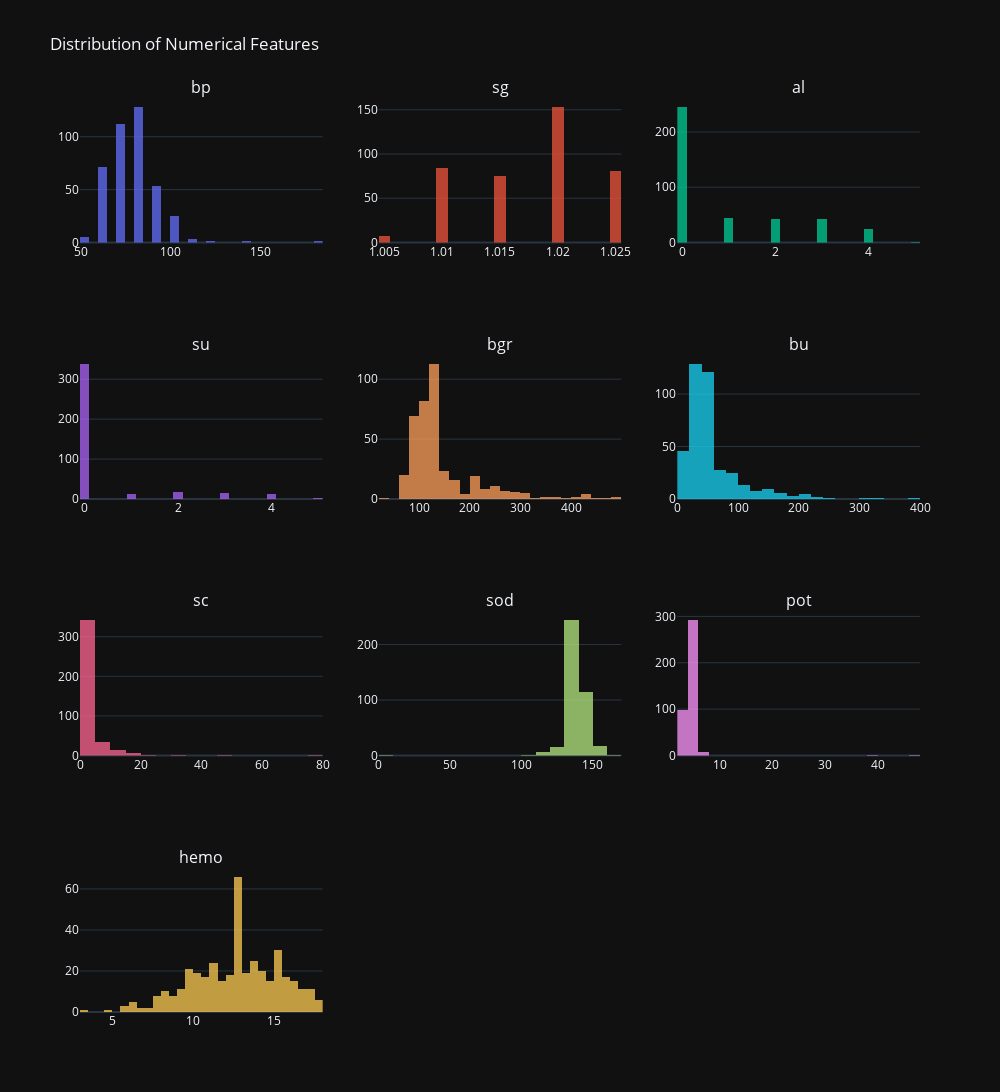

Notebook source saved alongside this figure:
### Markdown cell above
Visualizing each column's distribution so that we can decide on which standardization and normalization to do

### Code cell
import plotly.express as px
import plotly.graph_objects as go
from plotly.subplots import make_subplots

numerical_columns = df.select_dtypes(include=['int64', 'float64']).columns.tolist()

exclude_columns = ["id", "htn", "dm", "cad", "pcc", "ba", "rbc", "pc", "appet", "pe", "ane", "classification",'age_group_encoded']
numerical_columns = [col for col in numerical_columns if col not in exclude_columns]

num_cols = 3 
num_rows = -(-len(numerical_columns) // num_cols) 
fig = make_subplots(rows=num_rows, cols=num_cols, subplot_titles=numerical_columns)

for idx, col in enumerate(numerical_columns):
    row = (idx // num_cols) + 1
    col_num = (idx % num_cols) + 1
    fig.add_trace(go.Histogram(x=df[col], name=col, nbinsx=30, opacity=0.75), row=row, col=col_num)

fig.update_layout(
    title_text="Distribution of Numerical Features",
    showlegend=False,
    height=300 * num_rows,  
    width=1000,
    template="plotly_dark"
)

fig.show()

### Figure 1 — Plotly figure (JSON) as saved in the notebook; plotly's stock layout.template omitted (floating-point values rounded to 4 significant figures; data arrays with more than 128 entries replaced by an {"elided": "..."} marker saying what was removed)
{"data": [{"name": "bp", "nbinsx": 30, "opacity": 0.75, "type": "histogram", "x": {"elided": "400 float values"}, "xaxis": "x", "yaxis": "y"}, {"name": "sg", "nbinsx": 30, "opacity": 0.75, "type": "histogram", "x": {"elided": "400 float values"}, "xaxis": "x2", "yaxis": "y2"}, {"name": "al", "nbinsx": 30, "opacity": 0.75, "type": "histogram", "x": {"elided": "400 float values"}, "xaxis": "x3", "yaxis": "y3"}, {"name": "su", "nbinsx": 30, "opacity": 0.75, "type": "histogram", "x": {"elided": "400 float values"}, "xaxis": "x4", "yaxis": "y4"}, {"name": "bgr", "nbinsx": 30, "opacity": 0.75, "type": "histogram", "x": {"elided": "400 float values"}, "xaxis": "x5", "yaxis": "y5"}, {"name": "bu", "nbinsx": 30, "opacity": 0.75, "type": "histogram", "x": {"elided": "400 float values"}, "xaxis": "x6", "yaxis": "y6"}, {"name": "sc", "nbinsx": 30, "opacity": 0.75, "type": "histogram", "x": {"elided": "400 float values"}, "xaxis": "x7", "yaxis": "y7"}, {"name": "sod", "nbinsx": 30, "opacity": 0.75, "type": "histogram", "x": {"elided": "400 float values"}, "xaxis": "x8", "yaxis": "y8"}, {"name": "pot", "nbinsx": 30, "opacity": 0.75, "type": "histogram", "x": {"elided": "400 float values"}, "xaxis": "x9", "yaxis": "y9"}, {"name": "hemo", "nbinsx": 30, "opacity": 0.75, "type": "histogram", "x": {"elided": "400 float values"}, "xaxis": "x10", "yaxis": "y10"}], "layout": {"annotations": [{"font": {"size": 16}, "showarrow": false, "text": "bp", "x": 0.1444, "xanchor": "center", "xref": "paper", "y": 1, "yanchor": "bottom", "yref": "paper"}, {"font": {"size": 16}, "showarrow": false, "text": "sg", "x": 0.5, "xanchor": "center", "xref": "paper", "y": 1, "yanchor": "bottom", "yref": "paper"}, {"font": {"size": 16}, "showarrow": false, "text": "al", "x": 0.8556, "xanchor": "center", "xref": "paper", "y": 1, "yanchor": "bottom", "yref": "paper"}, {"font": {"size": 16}, "showarrow": false, "text": "su", "x": 0.1444, "xanchor": "center", "xref": "paper", "y": 0.7188, "yanchor": "bottom", "yref": "paper"}, {"font": {"size": 16}, "showarrow": false, "text": "bgr", "x": 0.5, "xanchor": "center", "xref": "paper", "y": 0.7188, "yanchor": "bottom", "yref": "paper"}, {"font": {"size": 16}, "showarrow": false, "text": "bu", "x": 0.8556, "xanchor": "center", "xref": "paper", "y": 0.7188, "yanchor": "bottom", "yref": "paper"}, {"font": {"size": 16}, "showarrow": false, "text": "sc", "x": 0.1444, "xanchor": "center", "xref": "paper", "y": 0.4375, "yanchor": "bottom", "yref": "paper"}, {"font": {"size": 16}, "showarrow": false, "text": "sod", "x": 0.5, "xanchor": "center", "xref": "paper", "y": 0.4375, "yanchor": "bottom", "yref": "paper"}, {"font": {"size": 16}, "showarrow": false, "text": "pot", "x": 0.8556, "xanchor": "center", "xref": "paper", "y": 0.4375, "yanchor": "bottom", "yref": "paper"}, {"font": {"size": 16}, "showarrow": false, "text": "hemo", "x": 0.1444, "xanchor": "center", "xref": "paper", "y": 0.1562, "yanchor": "bottom", "yref": "paper"}], "height": 1200, "showlegend": false, "title": {"text": "Distribution of Numerical Features"}, "width": 1000, "xaxis": {"anchor": "y", "domain": [0, 0.2889]}, "xaxis10": {"anchor": "y10", "domain": [0, 0.2889]}, "xaxis11": {"anchor": "y11", "domain": [0.3556, 0.6444]}, "xaxis12": {"anchor": "y12", "domain": [0.7111, 1]}, "xaxis2": {"anchor": "y2", "domain": [0.3556, 0.6444]}, "xaxis3": {"anchor": "y3", "domain": [0.7111, 1]}, "xaxis4": {"anchor": "y4", "domain": [0, 0.2889]}, "xaxis5": {"anchor": "y5", "domain": [0.3556, 0.6444]}, "xaxis6": {"anchor": "y6", "domain": [0.7111, 1]}, "xaxis7": {"anchor": "y7", "domain": [0, 0.2889]}, "xaxis8": {"anchor": "y8", "domain": [0.3556, 0.6444]}, "xaxis9": {"anchor": "y9", "domain": [0.7111, 1]}, "yaxis": {"anchor": "x", "domain": [0.8438, 1]}, "yaxis10": {"anchor": "x10", "domain": [0, 0.1562]}, "yaxis11": {"anchor": "x11", "domain": [0, 0.1562]}, "yaxis12": {"anchor": "x12", "domain": [0, 0.1562]}, "yaxis2": {"anchor": "x2", "domain": [0.8438, 1]}, "yaxis3": {"anchor": "x3", "domain": [0.8438, 1]}, "yaxis4": {"anchor": "x4", "domain": [0.5625, 0.7188]}, "yaxis5": {"anchor": "x5", "domain": [0.5625, 0.7188]}, "yaxis6": {"anchor": "x6", "domain": [0.5625, 0.7188]}, "yaxis7": {"anchor": "x7", "domain": [0.2812, 0.4375]}, "yaxis8": {"anchor": "x8", "domain": [0.2812, 0.4375]}, "yaxis9": {"anchor": "x9", "domain": [0.2812, 0.4375]}}}
